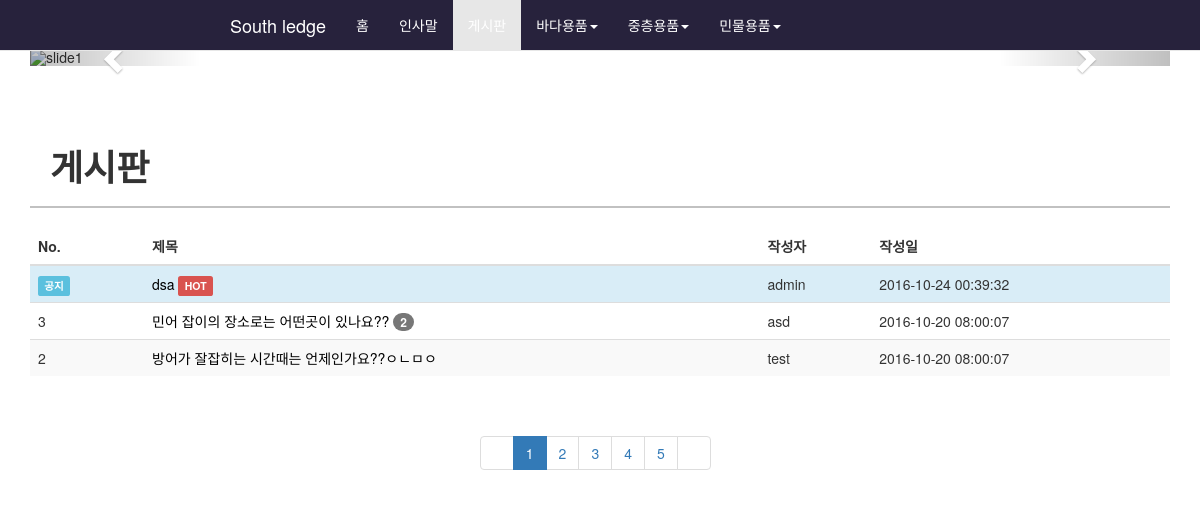
Page /list.php on the committed database.
### tables this page shows
CREATE TABLE `board` (
  `id` int(11) NOT NULL,
  `title` varchar(100) NOT NULL,
  `content` varchar(1000) NOT NULL,
  `author` varchar(20) NOT NULL,
  `user_id` varchar(20) NOT NULL,
  `notice` int(1) NOT NULL DEFAULT '0',
  `timestamp` timestamp NOT NULL DEFAULT CURRENT_TIMESTAMP
);

### list.php (the view, shortened to what this page needs)
<?php
include './database.php';
  $is_logged = $_SESSION['is_logged'];
$stmt = $conn->prepare('SELECT * FROM board ORDER BY notice DESC, id DESC');
$stmt->execute();
$list = $stmt->fetchAll();
?>
<!DOCTYPE html>
<html>
  <head>
  </head>
  <link rel="stylesheet" href="./lib/bootstrap/css/bootstrap.min.css">
  <link rel="stylesheet" href="./lib/font-awesome/css/font-awesome.min.css">
  <link rel="stylesheet" href="./css/style.css">
  <link rel="stylesheet" href="./css/list.css">
  <link rel="stylesheet" href="./css/inr.css">
  <body>
    <section class="container">
      <div id="carousel-example-generic" class="carousel slide" data-ride="carousel">
        <ol class="carousel-indicators">
        </ol>
        <div class="carousel-inner" role="listbox">
          <div class="item active">
            <img src="./img/img1" alt="slide1">
          </div>
        </div>
        <a class="left carousel-control" href="#carousel-example-generic" role="button" data-slide="prev">
          <span class="glyphicon glyphicon-chevron-left" aria-hidden="true"></span>
        </a>
        <a class="right carousel-control" href="#carousel-example-generic" role="button" data-slide="next">
          <span class="glyphicon glyphicon-chevron-right" aria-hidden="true"></span>
        </a>
      </div>
   <br><br><br>
      <nav class="navbar navbar-default navbar-fixed-top" style="background-color:rgb(39, 34, 60);">
<div>
  <div class="navbar-header">
    <a class="navbar-brand" href="./index.php" style="color:#ffffff;  padding-left:230px;">South ledge</a>
  </div>
  <div class="collapse navbar-collapse" id="bs-example-navbar-collapse-1">
    <ul class="nav navbar-nav">
      <li style="background-color:rgb(39, 34, 60);"><a href="./index.php" style="color:#ffffff;">홈<span class="sr-only">(current)</span></a></li>
      <ul class="nav navbar-nav">
        <li style="background-color:rgb(39, 34, 60);"><a href="./inr.php" style="color:#ffffff;">인사말<span class="sr-only">(current)</span></a></li>
        <li style="background-color:rgb(39, 34, 60);" class="active"><a href="./list.php" style="color:#ffffff;">게시판<span class="sr-only">(current)</span></a></li>
      <li class="dropdown">
        <a href="#" class="dropdown-toggle" data-toggle="dropdown" role="button" aria-expanded="false" style="color:#ffffff;">바다용품<span class="caret"></span></a>
      </li>
    </ul>
    <ul class="nav navbar-nav">
      <li class="dropdown">
        <a href="#" class="dropdown-toggle" data-toggle="dropdown" role="button" aria-expanded="false" style="color:#ffffff;">중층용품<span class="caret"></span></a>
      </li>
    </ul>
    <ul class="nav navbar-nav navbar-left">
      <li class="dropdown">
        <a href="#" class="dropdown-toggle" data-toggle="dropdown" role="button" aria-expanded="false" style="color:#ffffff;">민물용품<span class="caret"></span></a>
      </li>
    </ul>
  </div>
</div>
</nav>
</section>
<section class="container">
  <h1 class="top1"><strong>게시판</strong></h1>
  <?php if($is_logged && $_SESSION['role'] == 0 || $is_logged && $_SESSION['role'] == 9) { ?>
    <button type="button" class="btn btn-default listbtn" onclick="location.href='./listwrite.php'">
      <i class="fa fa-pencil-square-o" aria-hidden="true"></i>
      글쓰기</button>
    <?php } else{ ?>
<br>  <br>
      <?php } ?>
  <br>
  <hr id="hr1">
  <table class="table table-striped">
    <thead>
      <th width="10%;">No.</th>
      <th>제목</th>
      <th>작성자</th>
      <th>작성일</th>
    </thead>
    <tbody>
      <?php foreach($list as $item) { ?>
        <?php if($item['notice'] > 0){ ?> <tr class="info"> <?php } else { ?>
          <tr>
      <?php } ?>
          <td>
          <?php if($item['notice'] > 0){ ?><span class="label label-info">공지</span><?php } else { ?>
            <?php  echo $item['id'] ?>
        <?php } ?>
          </td>
          <td>
              <?php
                $stmt = $conn->prepare('SELECT * FROM reply WHERE list_id='.$item['id']);
                $stmt->execute();
                $reply_count = $stmt->fetchAll();
              ?>
            <?php if($is_logged && $_SESSION['role'] == 0 || $is_logged && $_SESSION['role'] == 9) { ?>
              <a href="./listin?id=<?php echo $item['id']?>"><?php echo $item['title'] ?></a>
            <?php } else{ ?>
              <a href="./listin?id=<?php echo $item['id']?>"><?php echo $item['title'] ?></a>
              <?php } ?>
            <?php if (count($reply_count) > 0) : ?>
              <span class="badge"><?php echo count($reply_count)?></span>
            <?php endif; ?>
              <?php if($item['notice'] > 0){ ?><span class="label label-danger">HOT</span><?php } else { ?>
              <?php if(strtotime("now-24hour") < strtotime($item['timestamp'])){ ?><span class="label label-danger">NEW</span><?php } ?>
          <?php } ?>
          </td>
          <td><?php echo $item['user_id'] ?></td>
          <td><?php echo $item['timestamp'] ?></td>
        </tr>
      <?php } ?>
    </tbody>
  </table>
  <br>
  <tfoot>
    <nav style="margin-left:450px;">
      <ul class="pagination">
        <li>
          <a href="#" aria-label="Previous">
            <span aria-hidden="true">&laquo;</span>
          </a>
        </li>
        <li class="active"><a href="#">1</a></li>
        <li><a href="#">2</a></li>
        <li><a href="#">3</a></li>
        <li><a href="#">4</a></li>
        <li><a href="#">5</a></li>
        <li>
          <a href="#" aria-label="Next">
            <span aria-hidden="true">&raquo;</span>
          </a>
        </li>
      </ul>
    </nav>
  </tfoot>
</section>
  </body>
</html>

### css/style.css (style rules this page uses)
a { color: #000000; }
body { padding-top: 50px; }
span { color: #ffffff; }

### css/list.css (style rules this page uses)
th { text-align: left; }
td { text-align: left; }
.top1 { float: left; }
a { color: #000000; }

### css/inr.css (style rules this page uses)
.top1 { padding-left: 20px; }
#hr1 { border: 1px solid rgb(193, 193, 193); }

### rows in the picture
board: notice "공지", title "dsa", user "admin", timestamp "2016-10-24 00:39:32"
board: id "3", title "민어 잡이의 장소로는 어떤곳이 있나요??", count($reply_count) "2", user "asd", timestamp "2016-10-20 08:00:07"
board: id "2", title "방어가 잘잡히는 시간때는 언제인가요??ㅇㄴㅁㅇ", user "test", timestamp "2016-10-20 08:00:07"
